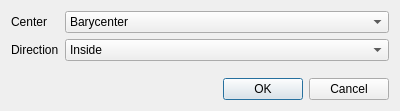
<?xml version="1.0" encoding="UTF-8"?>
<ui version="4.0">
 <class>CenterDirectionParametersDialog</class>
 <widget class="QDialog" name="CenterDirectionParametersDialog">
  <property name="windowModality">
   <enum>Qt::ApplicationModal</enum>
  </property>
  <property name="geometry">
   <rect>
    <x>0</x>
    <y>0</y>
    <width>400</width>
    <height>111</height>
   </rect>
  </property>
  <property name="minimumSize">
   <size>
    <width>400</width>
    <height>111</height>
   </size>
  </property>
  <property name="windowTitle">
   <string>Center and Direction Parameters</string>
  </property>
  <layout class="QGridLayout" name="gridLayout">
   <item row="0" column="0">
    <layout class="QFormLayout" name="formLayout">
     <item row="0" column="0">
      <widget class="QLabel" name="centerLabel">
       <property name="text">
        <string>Center</string>
       </property>
      </widget>
     </item>
     <item row="0" column="1">
      <widget class="QComboBox" name="centerComboBox">
       <item>
        <property name="text">
         <string>Barycenter</string>
        </property>
       </item>
       <item>
        <property name="text">
         <string>Centroid</string>
        </property>
       </item>
      </widget>
     </item>
     <item row="1" column="0">
      <widget class="QLabel" name="directionLabel">
       <property name="text">
        <string>Direction</string>
       </property>
      </widget>
     </item>
     <item row="1" column="1">
      <widget class="QComboBox" name="directionComboBox">
       <item>
        <property name="text">
         <string>Inside</string>
        </property>
       </item>
       <item>
        <property name="text">
         <string>Outside</string>
        </property>
       </item>
      </widget>
     </item>
    </layout>
   </item>
   <item row="1" column="0">
    <widget class="QDialogButtonBox" name="buttonBox">
     <property name="orientation">
      <enum>Qt::Horizontal</enum>
     </property>
     <property name="standardButtons">
      <set>QDialogButtonBox::Cancel|QDialogButtonBox::Ok</set>
     </property>
    </widget>
   </item>
  </layout>
 </widget>
 <resources/>
 <connections>
  <connection>
   <sender>buttonBox</sender>
   <signal>accepted()</signal>
   <receiver>CenterDirectionParametersDialog</receiver>
   <slot>accept()</slot>
   <hints>
    <hint type="sourcelabel">
     <x>248</x>
     <y>254</y>
    </hint>
    <hint type="destinationlabel">
     <x>157</x>
     <y>274</y>
    </hint>
   </hints>
  </connection>
  <connection>
   <sender>buttonBox</sender>
   <signal>rejected()</signal>
   <receiver>CenterDirectionParametersDialog</receiver>
   <slot>reject()</slot>
   <hints>
    <hint type="sourcelabel">
     <x>316</x>
     <y>260</y>
    </hint>
    <hint type="destinationlabel">
     <x>286</x>
     <y>274</y>
    </hint>
   </hints>
  </connection>
 </connections>
</ui>
